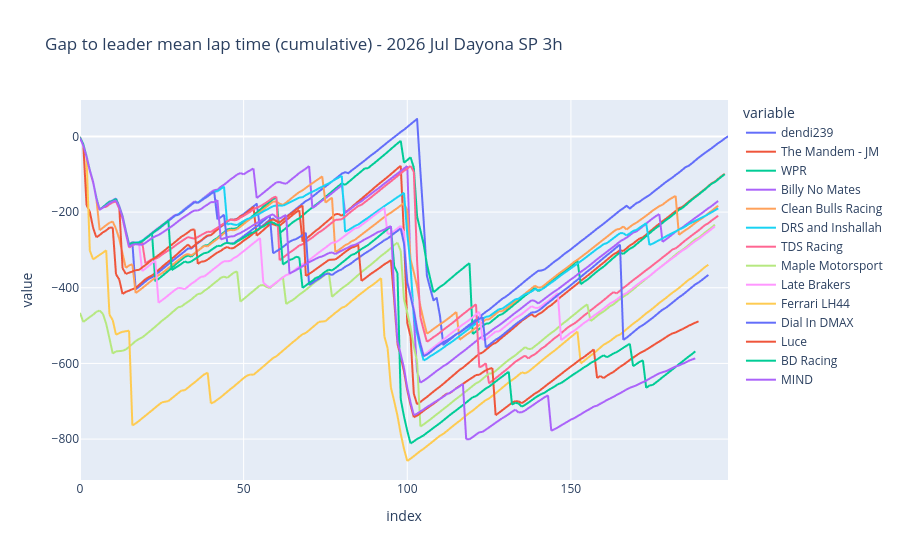

Write notebook code for a chart like this one.
### Code cell
def plot_gap_to_mean_leader(laptimes: pd.DataFrame) -> go.Figure:
    leader_mean_lap = laptimes.iloc[:, 0].mean()
    return px.line(
        laptimes.assign(
                    **{
                        col: lambda d, col=col: (
                            (leader_mean_lap - d[col]).cumsum().dt.total_seconds()
                        )
                        for col in laptimes.columns
                    }
                )[laptimes.columns[:14]],
        title="Gap to leader mean lap time (cumulative) - 2026 Jul Dayona SP 3h",
    )


plot_gap_to_mean_leader(laptimes)

### Figure 1 — Plotly figure (JSON) as saved in the notebook; plotly's stock layout.template omitted (floating-point values rounded to 4 significant figures; data arrays with more than 128 entries replaced by an {"elided": "..."} marker saying what was removed)
{"data": [{"hovertemplate": "variable=dendi239<br>index=%{x}<br>value=%{y}<extra></extra>", "legendgroup": "dendi239", "line": {"color": "#636efa", "dash": "solid"}, "marker": {"symbol": "circle"}, "mode": "lines", "name": "dendi239", "showlegend": true, "type": "scattergl", "x": {"elided": "199 int values"}, "xaxis": "x", "y": {"elided": "199 float values"}, "yaxis": "y"}, {"hovertemplate": "variable=The Mandem - JM<br>index=%{x}<br>value=%{y}<extra></extra>", "legendgroup": "The Mandem - JM", "line": {"color": "#EF553B", "dash": "solid"}, "marker": {"symbol": "circle"}, "mode": "lines", "name": "The Mandem - JM", "showlegend": true, "type": "scattergl", "x": {"elided": "199 int values"}, "xaxis": "x", "y": {"elided": "199 float values"}, "yaxis": "y"}, {"hovertemplate": "variable=WPR<br>index=%{x}<br>value=%{y}<extra></extra>", "legendgroup": "WPR", "line": {"color": "#00cc96", "dash": "solid"}, "marker": {"symbol": "circle"}, "mode": "lines", "name": "WPR", "showlegend": true, "type": "scattergl", "x": {"elided": "199 int values"}, "xaxis": "x", "y": {"elided": "199 float values"}, "yaxis": "y"}, {"hovertemplate": "variable=Billy No Mates<br>index=%{x}<br>value=%{y}<extra></extra>", "legendgroup": "Billy No Mates", "line": {"color": "#ab63fa", "dash": "solid"}, "marker": {"symbol": "circle"}, "mode": "lines", "name": "Billy No Mates", "showlegend": true, "type": "scattergl", "x": {"elided": "199 int values"}, "xaxis": "x", "y": {"elided": "199 float values"}, "yaxis": "y"}, {"hovertemplate": "variable=Clean Bulls Racing<br>index=%{x}<br>value=%{y}<extra></extra>", "legendgroup": "Clean Bulls Racing", "line": {"color": "#FFA15A", "dash": "solid"}, "marker": {"symbol": "circle"}, "mode": "lines", "name": "Clean Bulls Racing", "showlegend": true, "type": "scattergl", "x": {"elided": "199 int values"}, "xaxis": "x", "y": {"elided": "199 float values"}, "yaxis": "y"}, {"hovertemplate": "variable=DRS and Inshallah<br>index=%{x}<br>value=%{y}<extra></extra>", "legendgroup": "DRS and Inshallah", "line": {"color": "#19d3f3", "dash": "solid"}, "marker": {"symbol": "circle"}, "mode": "lines", "name": "DRS and Inshallah", "showlegend": true, "type": "scattergl", "x": {"elided": "199 int values"}, "xaxis": "x", "y": {"elided": "199 float values"}, "yaxis": "y"}, {"hovertemplate": "variable=TDS Racing<br>index=%{x}<br>value=%{y}<extra></extra>", "legendgroup": "TDS Racing", "line": {"color": "#FF6692", "dash": "solid"}, "marker": {"symbol": "circle"}, "mode": "lines", "name": "TDS Racing", "showlegend": true, "type": "scattergl", "x": {"elided": "199 int values"}, "xaxis": "x", "y": {"elided": "199 float values"}, "yaxis": "y"}, {"hovertemplate": "variable=Maple Motorsport<br>index=%{x}<br>value=%{y}<extra></extra>", "legendgroup": "Maple Motorsport", "line": {"color": "#B6E880", "dash": "solid"}, "marker": {"symbol": "circle"}, "mode": "lines", "name": "Maple Motorsport", "showlegend": true, "type": "scattergl", "x": {"elided": "199 int values"}, "xaxis": "x", "y": {"elided": "199 float values"}, "yaxis": "y"}, {"hovertemplate": "variable=Late Brakers<br>index=%{x}<br>value=%{y}<extra></extra>", "legendgroup": "Late Brakers", "line": {"color": "#FF97FF", "dash": "solid"}, "marker": {"symbol": "circle"}, "mode": "lines", "name": "Late Brakers", "showlegend": true, "type": "scattergl", "x": {"elided": "199 int values"}, "xaxis": "x", "y": {"elided": "199 float values"}, "yaxis": "y"}, {"hovertemplate": "variable=Ferrari LH44<br>index=%{x}<br>value=%{y}<extra></extra>", "legendgroup": "Ferrari LH44", "line": {"color": "#FECB52", "dash": "solid"}, "marker": {"symbol": "circle"}, "mode": "lines", "name": "Ferrari LH44", "showlegend": true, "type": "scattergl", "x": {"elided": "199 int values"}, "xaxis": "x", "y": {"elided": "199 float values"}, "yaxis": "y"}, {"hovertemplate": "variable=Dial In DMAX<br>index=%{x}<br>value=%{y}<extra></extra>", "legendgroup": "Dial In DMAX", "line": {"color": "#636efa", "dash": "solid"}, "marker": {"symbol": "circle"}, "mode": "lines", "name": "Dial In DMAX", "showlegend": true, "type": "scattergl", "x": {"elided": "199 int values"}, "xaxis": "x", "y": {"elided": "199 float values"}, "yaxis": "y"}, {"hovertemplate": "variable=Luce<br>index=%{x}<br>value=%{y}<extra></extra>", "legendgroup": "Luce", "line": {"color": "#EF553B", "dash": "solid"}, "marker": {"symbol": "circle"}, "mode": "lines", "name": "Luce", "showlegend": true, "type": "scattergl", "x": {"elided": "199 int values"}, "xaxis": "x", "y": {"elided": "199 float values"}, "yaxis": "y"}, {"hovertemplate": "variable=BD Racing<br>index=%{x}<br>value=%{y}<extra></extra>", "legendgroup": "BD Racing", "line": {"color": "#00cc96", "dash": "solid"}, "marker": {"symbol": "circle"}, "mode": "lines", "name": "BD Racing", "showlegend": true, "type": "scattergl", "x": {"elided": "199 int values"}, "xaxis": "x", "y": {"elided": "199 float values"}, "yaxis": "y"}, {"hovertemplate": "variable=MIND<br>index=%{x}<br>value=%{y}<extra></extra>", "legendgroup": "MIND", "line": {"color": "#ab63fa", "dash": "solid"}, "marker": {"symbol": "circle"}, "mode": "lines", "name": "MIND", "showlegend": true, "type": "scattergl", "x": {"elided": "199 int values"}, "xaxis": "x", "y": {"elided": "199 float values"}, "yaxis": "y"}], "layout": {"legend": {"title": {"text": "variable"}, "tracegroupgap": 0}, "title": {"text": "Gap to leader mean lap time (cumulative) - 2026 Jul Dayona SP 3h"}, "xaxis": {"anchor": "y", "domain": [0, 1], "title": {"text": "index"}}, "yaxis": {"anchor": "x", "domain": [0, 1], "title": {"text": "value"}}}}
